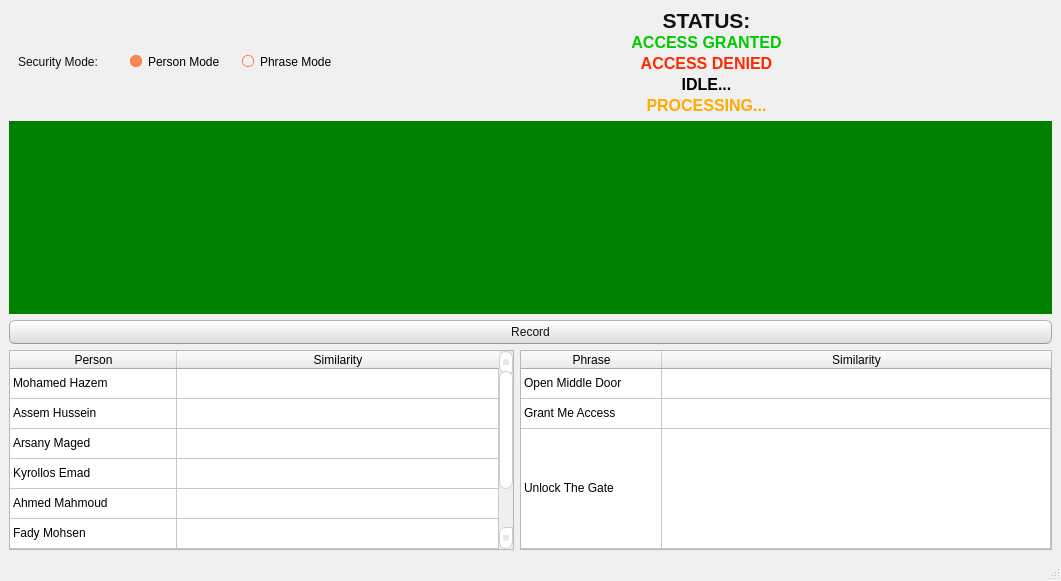
<?xml version="1.0" encoding="UTF-8"?>
<ui version="4.0">
 <class>MainWindow</class>
 <widget class="QMainWindow" name="MainWindow">
  <property name="geometry">
   <rect>
    <x>0</x>
    <y>0</y>
    <width>1061</width>
    <height>581</height>
   </rect>
  </property>
  <property name="windowTitle">
   <string>MainWindow</string>
  </property>
  <property name="styleSheet">
   <string notr="true">
      /*
      Ubuntu Style Sheet for QT Applications
          Author: Jaime A. Quiroga P.
          Company: GTRONICK
          Last updated: 01/10/2021 (dd/mm/yyyy), 15:18.
          Available at: https://github.com/GTRONICK/QSS/blob/master/Ubuntu.qss
          */
          QMainWindow {
            background-color:#f0f0f0;
          }
          QCheckBox {
            padding:2px;
          }
          QCheckBox:hover {
            border:1px solid rgb(255,150,60);
            border-radius:4px;
            padding: 1px;
            background-color:qlineargradient(spread:pad, x1:0.5, y1:1, x2:0.5, y2:0, stop:0 rgba(190, 90, 50, 50), stop:1 rgba(250, 130, 40, 50));
          }
          QCheckBox::indicator:checked {
            border:1px solid rgb(246, 134, 86);
            border-radius:4px;
              background-color:rgb(246, 134, 86)
          }
          QCheckBox::indicator:unchecked {
            border-width:1px solid rgb(246, 134, 86);
            border-radius:4px;
              background-color:rgb(255,255,255);
          }
          QColorDialog {
            background-color:#f0f0f0;
          }
          QComboBox {
            color:rgb(81,72,65);
            background: #ffffff;
          }
          QComboBox:editable {
            selection-color:rgb(81,72,65);
            selection-background-color: #ffffff;
          }
          QComboBox QAbstractItemView {
            selection-color: #ffffff;
            selection-background-color: rgb(246, 134, 86);
          }
          QComboBox:!editable:on, QComboBox::drop-down:editable:on {
            color:  #1e1d23;	
          }
          QDateTimeEdit, QDateEdit, QDoubleSpinBox, QFontComboBox {
            color:rgb(81,72,65);
            background-color: #ffffff;
          }

          QDialog {
            background-color:#f0f0f0;
          }

          QLabel,QLineEdit {
            color:rgb(17,17,17);
          }
          QLineEdit {
            background-color:rgb(255,255,255);
            selection-background-color:rgb(236,116,64);
          }
          QMenuBar {
            color:rgb(223,219,210);
            background-color:rgb(65,64,59);
          }
          QMenuBar::item {
            padding-top:4px;
            padding-left:4px;
            padding-right:4px;
            color:rgb(223,219,210);
            background-color:rgb(65,64,59);
          }
          QMenuBar::item:selected {
            color:rgb(255,255,255);
            padding-top:2px;
            padding-left:2px;
            padding-right:2px;
            border-top-width:2px;
            border-left-width:2px;
            border-right-width:2px;
            border-top-right-radius:4px;
            border-top-left-radius:4px;
            border-style:solid;
            background-color:rgb(65,64,59);
            border-top-color: rgb(47,47,44);
            border-right-color: qlineargradient(spread:pad, x1:0, y1:1, x2:1, y2:0, stop:0 rgba(90, 87, 78, 255), stop:1 rgba(47,47,44, 255));
            border-left-color:  qlineargradient(spread:pad, x1:1, y1:0, x2:0, y2:0, stop:0 rgba(90, 87, 78, 255), stop:1 rgba(47,47,44, 255));
          }
          QMenu {
            color:rgb(223,219,210);
            background-color:rgb(65,64,59);
          }
          QMenu::item {
            color:rgb(223,219,210);
            padding:4px 10px 4px 20px;
          }
          QMenu::item:selected {
            color:rgb(255,255,255);
            background-color: qlineargradient(spread:pad, x1:0.5, y1:1, x2:0.5, y2:0, stop:0 rgba(225, 108, 54, 255), stop:1 rgba(246, 134, 86, 255));
            border-style:solid;
            border-width:3px;
            padding:4px 7px 4px 17px;
            border-bottom-color:qlineargradient(spread:pad, x1:0.5, y1:1, x2:0.5, y2:0, stop:0 rgba(175,85,48,255), stop:1 rgba(236,114,67, 255));
            border-top-color:qlineargradient(spread:pad, x1:0.5, y1:1, x2:0.5, y2:0, stop:0 rgba(253,156,113,255), stop:1 rgba(205,90,46, 255));
            border-right-color:qlineargradient(spread:pad, x1:0, y1:0.5, x2:1, y2:0.5, stop:0 rgba(253,156,113,255), stop:1 rgba(205,90,46, 255));
            border-left-color:qlineargradient(spread:pad, x1:1, y1:0.5, x2:0, y2:0.5, stop:0 rgba(253,156,113,255), stop:1 rgba(205,90,46, 255));
          }
          QPlainTextEdit {
            border: 1px solid transparent;
            color:rgb(17,17,17);
            selection-background-color:rgb(236,116,64);
              background-color: #FFFFFF;
          }
          QProgressBar {
            text-align: center;
            color: rgb(0, 0, 0);
            border: 1px inset rgb(150,150,150); 
            border-radius: 10px;
            background-color:rgb(221,221,219);
          }
          QProgressBar::chunk:horizontal {
            background-color: qlineargradient(spread:pad, x1:0.5, y1:1, x2:0.5, y2:0, stop:0 rgba(225, 108, 54, 255), stop:1 rgba(246, 134, 86, 255));
            border:1px solid;
            border-radius:8px;
            border-bottom-color:qlineargradient(spread:pad, x1:0.5, y1:1, x2:0.5, y2:0, stop:0 rgba(175,85,48,255), stop:1 rgba(236,114,67, 255));
            border-top-color:qlineargradient(spread:pad, x1:0.5, y1:1, x2:0.5, y2:0, stop:0 rgba(253,156,113,255), stop:1 rgba(205,90,46, 255));
            border-right-color:qlineargradient(spread:pad, x1:0, y1:0.5, x2:1, y2:0.5, stop:0 rgba(253,156,113,255), stop:1 rgba(205,90,46, 255));
            border-left-color:qlineargradient(spread:pad, x1:1, y1:0.5, x2:0, y2:0.5, stop:0 rgba(253,156,113,255), stop:1 rgba(205,90,46, 255));
          }
          QPushButton{
            color:rgb(17,17,17);
            border-width: 1px;
            border-radius: 6px;
            border-bottom-color: rgb(150,150,150);
            border-right-color: rgb(165,165,165);
            border-left-color: rgb(165,165,165);
            border-top-color: rgb(180,180,180);
            border-style: solid;
            padding: 4px;
            background-color: qlineargradient(spread:pad, x1:0.5, y1:1, x2:0.5, y2:0, stop:0 rgba(220, 220, 220, 255), stop:1 rgba(255, 255, 255, 255));
          }
          QPushButton:hover{
            color:rgb(17,17,17);
            border-width: 1px;
            border-radius:6px;
            border-top-color: rgb(255,150,60);
            border-right-color: qlineargradient(spread:pad, x1:0, y1:1, x2:1, y2:0, stop:0 rgba(200, 70, 20, 255), stop:1 rgba(255,150,60, 255));
            border-left-color:  qlineargradient(spread:pad, x1:1, y1:0, x2:0, y2:0, stop:0 rgba(200, 70, 20, 255), stop:1 rgba(255,150,60, 255));
            border-bottom-color: rgb(200,70,20);
            border-style: solid;
            padding: 2px;
            background-color: qlineargradient(spread:pad, x1:0.5, y1:1, x2:0.5, y2:0, stop:0 rgba(220, 220, 220, 255), stop:1 rgba(255, 255, 255, 255));
          }
          QPushButton:default{
            color:rgb(17,17,17);
            border-width: 1px;
            border-radius:6px;
            border-top-color: rgb(255,150,60);
            border-right-color: qlineargradient(spread:pad, x1:0, y1:1, x2:1, y2:0, stop:0 rgba(200, 70, 20, 255), stop:1 rgba(255,150,60, 255));
            border-left-color:  qlineargradient(spread:pad, x1:1, y1:0, x2:0, y2:0, stop:0 rgba(200, 70, 20, 255), stop:1 rgba(255,150,60, 255));
            border-bottom-color: rgb(200,70,20);
            border-style: solid;
            padding: 2px;
            background-color: qlineargradient(spread:pad, x1:0.5, y1:1, x2:0.5, y2:0, stop:0 rgba(220, 220, 220, 255), stop:1 rgba(255, 255, 255, 255));
          }
          QPushButton:pressed{
            color:rgb(17,17,17);
            border-width: 1px;
            border-radius: 6px;
            border-width: 1px;
            border-top-color: rgba(255,150,60,200);
            border-right-color: qlineargradient(spread:pad, x1:0, y1:1, x2:1, y2:0, stop:0 rgba(200, 70, 20, 255), stop:1 rgba(255,150,60, 200));
            border-left-color:  qlineargradient(spread:pad, x1:1, y1:0, x2:0, y2:0, stop:0 rgba(200, 70, 20, 255), stop:1 rgba(255,150,60, 200));
            border-bottom-color: rgba(200,70,20,200);
            border-style: solid;
            padding: 2px;
            background-color: qlineargradient(spread:pad, x1:0.5, y1:0, x2:0.5, y2:1, stop:0 rgba(220, 220, 220, 255), stop:1 rgba(255, 255, 255, 255));
          }
          QPushButton:disabled{
            color:rgb(174,167,159);
            border-width: 1px;
            border-radius: 6px;
            background-color: qlineargradient(spread:pad, x1:0.5, y1:1, x2:0.5, y2:0, stop:0 rgba(200, 200, 200, 255), stop:1 rgba(230, 230, 230, 255));
          }
          QRadioButton {
            padding: 1px;
          }
          QRadioButton::indicator:checked {
            height: 10px;
            width: 10px;
            border-style:solid;
            border-radius:5px;
            border-width: 1px;
            border-color: rgba(246, 134, 86, 255);
            color: #a9b7c6;
            background-color:rgba(246, 134, 86, 255);
          }
          QRadioButton::indicator:!checked {
            height: 10px;
            width: 10px;
            border-style:solid;
            border-radius:5px;
            border-width: 1px;
            border-color: rgb(246, 134, 86);
            color: #a9b7c6;
            background-color: transparent;
          }
          QScrollArea {
            color: white;
            background-color:#f0f0f0;
          }
          QSlider::groove {
            border-style: solid;
            border-width: 1px;
            border-color: rgb(207,207,207);
          }
          QSlider::groove:horizontal {
            height: 5px;
            background: rgb(246, 134, 86);
          }
          QSlider::groove:vertical {
            width: 5px;
            background: rgb(246, 134, 86);
          }
          QSlider::handle:horizontal {
            background: rgb(253,253,253);
            border-style: solid;
            border-width: 1px;
            border-color: rgb(207,207,207);
            width: 12px;
            margin: -5px 0;
            border-radius: 7px;
          }
          QSlider::handle:vertical {
            background: rgb(253,253,253);
            border-style: solid;
            border-width: 1px;
            border-color: rgb(207,207,207);
            height: 12px;
            margin: 0 -5px;
            border-radius: 7px;
          }
          QSlider::add-page:horizontal, QSlider::add-page:vertical {
            background: white;
          }
          QSlider::sub-page:horizontal, QSlider::sub-page:vertical {
            background: rgb(246, 134, 86);
          }
          QStatusBar, QSpinBox {
            color:rgb(81,72,65);
          }
          QSpinBox {
            background-color: #ffffff;
          }
          QScrollBar:horizontal {
            max-height: 20px;
            border: 1px transparent;
            margin: 0px 20px 0px 20px;
          }
          QScrollBar::handle:horizontal {
            background: rgb(253,253,253);
            border: 1px solid rgb(207,207,207);
            border-radius: 7px;
            min-width: 25px;
          }
          QScrollBar::handle:horizontal:hover {
            background: rgb(253,253,253);
            border: 1px solid rgb(255,150,60);
            border-radius: 7px;
            min-width: 25px;
          }
          QScrollBar::add-line:horizontal {
              border: 1px solid rgb(207,207,207);
              border-top-right-radius: 7px;
              border-top-left-radius: 7px;
              border-bottom-right-radius: 7px;
              background: rgb(255, 255, 255);
              width: 20px;
              subcontrol-position: right;
              subcontrol-origin: margin;
          }
          QScrollBar::add-line:horizontal:hover {
              border: 1px solid rgb(255,150,60);
              border-top-right-radius: 7px;
              border-top-left-radius: 7px;
              border-bottom-right-radius: 7px;
              background: rgb(255, 255, 255);
              width: 20px;
              subcontrol-position: right;
              subcontrol-origin: margin;
          }
          QScrollBar::add-line:horizontal:pressed {
              border: 1px solid grey;
              border-top-left-radius: 7px;
              border-top-right-radius: 7px;
              border-bottom-right-radius: 7px;
              background: rgb(231,231,231);
              width: 20px;
              subcontrol-position: right;
              subcontrol-origin: margin;
          }
          QScrollBar::sub-line:horizontal {
              border: 1px solid rgb(207,207,207);
              border-top-right-radius: 7px;
              border-top-left-radius: 7px;
              border-bottom-left-radius: 7px;
              background: rgb(255, 255, 255);
              width: 20px;
              subcontrol-position: left;
              subcontrol-origin: margin;
          }
          QScrollBar::sub-line:horizontal:hover {
              border: 1px solid rgb(255,150,60);
              border-top-right-radius: 7px;
              border-top-left-radius: 7px;
              border-bottom-left-radius: 7px;
              background: rgb(255, 255, 255);
              width: 20px;
              subcontrol-position: left;
              subcontrol-origin: margin;
          }
          QScrollBar::sub-line:horizontal:pressed {
              border: 1px solid grey;
              border-top-right-radius: 7px;
              border-top-left-radius: 7px;
              border-bottom-left-radius: 7px;
              background: rgb(231,231,231);
              width: 20px;
              subcontrol-position: left;
              subcontrol-origin: margin;
          }
          QScrollBar::left-arrow:horizontal {
              border: 1px transparent grey;
              border-top-left-radius: 3px;
              border-bottom-left-radius: 3px;
              width: 6px;
              height: 6px;
              background: rgb(230,230,230);
          }
          QScrollBar::right-arrow:horizontal {
            border: 1px transparent grey;
            border-top-right-radius: 3px;
            border-bottom-right-radius: 3px;
              width: 6px;
              height: 6px;
            background: rgb(230,230,230);
          }
          QScrollBar::add-page:horizontal, QScrollBar::sub-page:horizontal {
            background: none;
          } 
          QScrollBar:vertical {
            max-width: 20px;
            border: 1px transparent grey;
            margin: 20px 0px 20px 0px;
          }
          QScrollBar::add-line:vertical {
            border: 1px solid;
            border-color: rgb(207,207,207);
            border-bottom-right-radius: 7px;
            border-bottom-left-radius: 7px;
            border-top-left-radius: 7px;
            background: rgb(255, 255, 255);
              height: 20px;
              subcontrol-position: bottom;
              subcontrol-origin: margin;
          }
          QScrollBar::add-line:vertical:hover {
              border: 1px solid;
              border-color: rgb(255,150,60);
              border-bottom-right-radius: 7px;
              border-bottom-left-radius: 7px;
              border-top-left-radius: 7px;
              background: rgb(255, 255, 255);
              height: 20px;
              subcontrol-position: bottom;
              subcontrol-origin: margin;
          }
          QScrollBar::add-line:vertical:pressed {
              border: 1px solid grey;
              border-bottom-left-radius: 7px;
              border-bottom-right-radius: 7px;
              border-top-left-radius: 7px;
              background: rgb(231,231,231);
              height: 20px;
              subcontrol-position: bottom;
              subcontrol-origin: margin;
          }
          QScrollBar::sub-line:vertical {
              border: 1px solid rgb(207,207,207);
              border-top-right-radius: 7px;
              border-top-left-radius: 7px;
              border-bottom-left-radius: 7px;
              background: rgb(255, 255, 255);
              height: 20px;
              subcontrol-position: top;
              subcontrol-origin: margin;
          }
          QScrollBar::sub-line:vertical:hover {
              border: 1px solid rgb(255,150,60);
              border-top-right-radius: 7px;
              border-top-left-radius: 7px;
              border-bottom-left-radius: 7px;
            background: rgb(255, 255, 255);
              height: 20px;
              subcontrol-position: top;
              subcontrol-origin: margin;
          }
          QScrollBar::sub-line:vertical:pressed {
              border: 1px solid grey;
              border-top-left-radius: 7px;
              border-top-right-radius: 7px;
              background: rgb(231,231,231);
            height: 20px;
              subcontrol-position: top;
              subcontrol-origin: margin;
          }
          QScrollBar::handle:vertical {
            background: rgb(253,253,253);
            border: 1px solid rgb(207,207,207);
            border-radius: 7px;
            min-height: 25px;
          }
          QScrollBar::handle:vertical:hover {
            background: rgb(253,253,253);
            border: 1px solid rgb(255,150,60);
            border-radius: 7px;
            min-height: 25px;
          }
          QScrollBar::up-arrow:vertical {
            border: 1px transparent grey;
              border-top-left-radius: 3px;
            border-top-right-radius: 3px;
              width: 6px;
              height: 6px;
              background: rgb(230,230,230);
          }
          QScrollBar::down-arrow:vertical {
              border: 1px transparent grey;
              border-bottom-left-radius: 3px;
              border-bottom-right-radius: 3px;
              width: 6px;
              height: 6px;
              background: rgb(230,230,230);
          }
          QScrollBar::add-page:vertical, QScrollBar::sub-page:vertical {
              background: none;
          }
          QTabWidget {
            color:rgb(0,0,0);
            background-color:rgb(247,246,246);
          }
          QTabWidget::pane {
            border-color: rgb(180,180,180);
            background-color:rgb(247,246,246);
            border-style: solid;
            border-width: 1px;
              border-radius: 6px;
          }
          QTabBar::tab {
            padding-left:4px;
            padding-right:4px;
            padding-bottom:2px;
            padding-top:2px;
            color:rgb(81,72,65);
              background-color: qlineargradient(spread:pad, x1:0.5, y1:1, x2:0.5, y2:0, stop:0 rgba(221,218,217,255), stop:1 rgba(240,239,238,255));
            border-style: solid;
            border-width: 1px;
              border-top-right-radius:4px;
            border-top-left-radius:4px;
            border-top-color: rgb(180,180,180);
            border-left-color: rgb(180,180,180);
            border-right-color: rgb(180,180,180);
            border-bottom-color: transparent;
          }
          QTabBar::tab:selected, QTabBar::tab:last:selected, QTabBar::tab:hover {
              background-color:rgb(247,246,246);
              margin-left: 0px;
              margin-right: 1px;
          }
          QTabBar::tab:!selected {
            margin-top: 1px;
            margin-right: 1px;
          }
          QTextEdit {
            border-width: 1px;
            border-style: solid;
            border-color:transparent;
            color:rgb(17,17,17);
            selection-background-color:rgb(236,116,64);
          }
          QTimeEdit, QToolBox, QToolBox::tab, QToolBox::tab:selected {
            color:rgb(81,72,65);
            background-color: #ffffff;
          }
    </string>
  </property>
  <widget class="QWidget" name="centralwidget">
   <layout class="QGridLayout" name="gridLayout">
    <item row="1" column="0" colspan="3">
     <layout class="QVBoxLayout" name="verticalLayout_2">
      <property name="sizeConstraint">
       <enum>QLayout::SetMaximumSize</enum>
      </property>
      <item>
       <widget class="PlotWidget" name="spectrogram" native="true">
        <property name="sizePolicy">
         <sizepolicy hsizetype="Preferred" vsizetype="Expanding">
          <horstretch>0</horstretch>
          <verstretch>0</verstretch>
         </sizepolicy>
        </property>
        <property name="styleSheet">
         <string notr="true">background:green;</string>
        </property>
       </widget>
      </item>
      <item>
       <widget class="QPushButton" name="btn_record">
        <property name="text">
         <string>Record</string>
        </property>
       </widget>
      </item>
     </layout>
    </item>
    <item row="2" column="0" colspan="3">
     <layout class="QHBoxLayout" name="horizontalLayout_2">
      <item>
       <widget class="QTableWidget" name="table_names">
        <property name="maximumSize">
         <size>
          <width>8000</width>
          <height>200</height>
         </size>
        </property>
        <attribute name="horizontalHeaderVisible">
         <bool>true</bool>
        </attribute>
        <attribute name="horizontalHeaderDefaultSectionSize">
         <number>167</number>
        </attribute>
        <attribute name="horizontalHeaderStretchLastSection">
         <bool>true</bool>
        </attribute>
        <attribute name="verticalHeaderVisible">
         <bool>false</bool>
        </attribute>
        <row>
         <property name="text">
          <string>New Row</string>
         </property>
        </row>
        <row>
         <property name="text">
          <string>New Row</string>
         </property>
        </row>
        <row>
         <property name="text">
          <string>New Row</string>
         </property>
        </row>
        <row>
         <property name="text">
          <string>New Row</string>
         </property>
        </row>
        <row>
         <property name="text">
          <string>New Row</string>
         </property>
        </row>
        <row>
         <property name="text">
          <string>New Row</string>
         </property>
        </row>
        <row>
         <property name="text">
          <string>New Row</string>
         </property>
        </row>
        <row>
         <property name="text">
          <string>New Row</string>
         </property>
        </row>
        <column>
         <property name="text">
          <string>Person</string>
         </property>
        </column>
        <column>
         <property name="text">
          <string>Similarity</string>
         </property>
        </column>
        <item row="0" column="0">
         <property name="text">
          <string>Mohamed Hazem</string>
         </property>
         <property name="checkState">
          <enum>Unchecked</enum>
         </property>
        </item>
        <item row="1" column="0">
         <property name="text">
          <string>Assem Hussein</string>
         </property>
         <property name="checkState">
          <enum>Unchecked</enum>
         </property>
        </item>
        <item row="2" column="0">
         <property name="text">
          <string>Arsany Maged</string>
         </property>
         <property name="checkState">
          <enum>Unchecked</enum>
         </property>
        </item>
        <item row="3" column="0">
         <property name="text">
          <string>Kyrollos Emad</string>
         </property>
         <property name="checkState">
          <enum>Unchecked</enum>
         </property>
        </item>
        <item row="4" column="0">
         <property name="text">
          <string>Ahmed Mahmoud</string>
         </property>
         <property name="checkState">
          <enum>Unchecked</enum>
         </property>
        </item>
        <item row="5" column="0">
         <property name="text">
          <string>Fady Mohsen</string>
         </property>
         <property name="checkState">
          <enum>Unchecked</enum>
         </property>
        </item>
        <item row="6" column="0">
         <property name="text">
          <string>Shehab Mohamed</string>
         </property>
         <property name="checkState">
          <enum>Unchecked</enum>
         </property>
        </item>
        <item row="7" column="0">
         <property name="text">
          <string>Mohamed Aziz</string>
         </property>
         <property name="checkState">
          <enum>Unchecked</enum>
         </property>
        </item>
       </widget>
      </item>
      <item>
       <widget class="QTableWidget" name="table_words">
        <property name="maximumSize">
         <size>
          <width>8000</width>
          <height>200</height>
         </size>
        </property>
        <property name="sizeAdjustPolicy">
         <enum>QAbstractScrollArea::AdjustToContentsOnFirstShow</enum>
        </property>
        <property name="alternatingRowColors">
         <bool>false</bool>
        </property>
        <property name="showGrid">
         <bool>true</bool>
        </property>
        <property name="gridStyle">
         <enum>Qt::SolidLine</enum>
        </property>
        <attribute name="horizontalHeaderDefaultSectionSize">
         <number>141</number>
        </attribute>
        <attribute name="horizontalHeaderShowSortIndicator" stdset="0">
         <bool>false</bool>
        </attribute>
        <attribute name="horizontalHeaderStretchLastSection">
         <bool>true</bool>
        </attribute>
        <attribute name="verticalHeaderVisible">
         <bool>false</bool>
        </attribute>
        <attribute name="verticalHeaderCascadingSectionResizes">
         <bool>true</bool>
        </attribute>
        <attribute name="verticalHeaderShowSortIndicator" stdset="0">
         <bool>false</bool>
        </attribute>
        <attribute name="verticalHeaderStretchLastSection">
         <bool>true</bool>
        </attribute>
        <row>
         <property name="text">
          <string>New Row</string>
         </property>
        </row>
        <row>
         <property name="text">
          <string>New Row</string>
         </property>
        </row>
        <row>
         <property name="text">
          <string>New Row</string>
         </property>
        </row>
        <column>
         <property name="text">
          <string>Phrase</string>
         </property>
         <property name="background">
          <color>
           <red>255</red>
           <green>30</green>
           <blue>30</blue>
          </color>
         </property>
         <property name="foreground">
          <brush brushstyle="SolidPattern">
           <color alpha="255">
            <red>0</red>
            <green>0</green>
            <blue>0</blue>
           </color>
          </brush>
         </property>
        </column>
        <column>
         <property name="text">
          <string>Similarity</string>
         </property>
        </column>
        <item row="0" column="0">
         <property name="text">
          <string>Open Middle Door</string>
         </property>
         <property name="flags">
          <set>ItemIsEnabled</set>
         </property>
        </item>
        <item row="0" column="1">
         <property name="text">
          <string/>
         </property>
         <property name="flags">
          <set>ItemIsEnabled</set>
         </property>
        </item>
        <item row="1" column="0">
         <property name="text">
          <string>Grant Me Access</string>
         </property>
         <property name="flags">
          <set>ItemIsEnabled</set>
         </property>
        </item>
        <item row="1" column="1">
         <property name="text">
          <string/>
         </property>
         <property name="flags">
          <set>ItemIsEnabled</set>
         </property>
        </item>
        <item row="2" column="0">
         <property name="text">
          <string>Unlock The Gate</string>
         </property>
         <property name="flags">
          <set>ItemIsEnabled</set>
         </property>
        </item>
        <item row="2" column="1">
         <property name="text">
          <string/>
         </property>
         <property name="flags">
          <set>ItemIsEnabled</set>
         </property>
        </item>
       </widget>
      </item>
     </layout>
    </item>
    <item row="0" column="0">
     <widget class="QWidget" name="wgt_mode" native="true">
      <property name="sizePolicy">
       <sizepolicy hsizetype="Minimum" vsizetype="Minimum">
        <horstretch>0</horstretch>
        <verstretch>0</verstretch>
       </sizepolicy>
      </property>
      <layout class="QHBoxLayout" name="horizontalLayout">
       <property name="sizeConstraint">
        <enum>QLayout::SetMinimumSize</enum>
       </property>
       <item>
        <widget class="QLabel" name="label_security_mode">
         <property name="sizePolicy">
          <sizepolicy hsizetype="Minimum" vsizetype="Minimum">
           <horstretch>0</horstretch>
           <verstretch>0</verstretch>
          </sizepolicy>
         </property>
         <property name="maximumSize">
          <size>
           <width>16777215</width>
           <height>22</height>
          </size>
         </property>
         <property name="text">
          <string>Security Mode:</string>
         </property>
        </widget>
       </item>
       <item>
        <widget class="QRadioButton" name="chk_person">
         <property name="text">
          <string>Person Mode</string>
         </property>
         <property name="checked">
          <bool>true</bool>
         </property>
         <attribute name="buttonGroup">
          <string notr="true">buttonGroup</string>
         </attribute>
        </widget>
       </item>
       <item>
        <widget class="QRadioButton" name="chk_phrase">
         <property name="text">
          <string>Phrase Mode</string>
         </property>
         <attribute name="buttonGroup">
          <string notr="true">buttonGroup</string>
         </attribute>
        </widget>
       </item>
      </layout>
     </widget>
    </item>
    <item row="0" column="1" colspan="2">
     <widget class="QWidget" name="wgt_status" native="true">
      <property name="sizePolicy">
       <sizepolicy hsizetype="Preferred" vsizetype="Minimum">
        <horstretch>0</horstretch>
        <verstretch>0</verstretch>
       </sizepolicy>
      </property>
      <layout class="QVBoxLayout" name="verticalLayout">
       <property name="spacing">
        <number>2</number>
       </property>
       <property name="sizeConstraint">
        <enum>QLayout::SetMinimumSize</enum>
       </property>
       <property name="leftMargin">
        <number>0</number>
       </property>
       <property name="topMargin">
        <number>0</number>
       </property>
       <property name="rightMargin">
        <number>0</number>
       </property>
       <property name="bottomMargin">
        <number>0</number>
       </property>
       <item>
        <widget class="QLabel" name="label_status">
         <property name="sizePolicy">
          <sizepolicy hsizetype="Minimum" vsizetype="Minimum">
           <horstretch>0</horstretch>
           <verstretch>0</verstretch>
          </sizepolicy>
         </property>
         <property name="maximumSize">
          <size>
           <width>16777215</width>
           <height>22</height>
          </size>
         </property>
         <property name="font">
          <font>
           <pointsize>16</pointsize>
           <bold>true</bold>
          </font>
         </property>
         <property name="text">
          <string>STATUS:</string>
         </property>
         <property name="alignment">
          <set>Qt::AlignCenter</set>
         </property>
        </widget>
       </item>
       <item>
        <widget class="QLabel" name="label_state_granted">
         <property name="sizePolicy">
          <sizepolicy hsizetype="Minimum" vsizetype="Minimum">
           <horstretch>0</horstretch>
           <verstretch>0</verstretch>
          </sizepolicy>
         </property>
         <property name="maximumSize">
          <size>
           <width>16777215</width>
           <height>20</height>
          </size>
         </property>
         <property name="font">
          <font>
           <pointsize>12</pointsize>
           <bold>true</bold>
          </font>
         </property>
         <property name="styleSheet">
          <string notr="true">color:rgb(0, 203, 0);</string>
         </property>
         <property name="text">
          <string>ACCESS GRANTED</string>
         </property>
         <property name="alignment">
          <set>Qt::AlignCenter</set>
         </property>
        </widget>
       </item>
       <item>
        <widget class="QLabel" name="label_state_denied">
         <property name="sizePolicy">
          <sizepolicy hsizetype="Minimum" vsizetype="Minimum">
           <horstretch>0</horstretch>
           <verstretch>0</verstretch>
          </sizepolicy>
         </property>
         <property name="maximumSize">
          <size>
           <width>16777215</width>
           <height>20</height>
          </size>
         </property>
         <property name="font">
          <font>
           <pointsize>12</pointsize>
           <bold>true</bold>
          </font>
         </property>
         <property name="styleSheet">
          <string notr="true">color:rgb(255, 42, 0)</string>
         </property>
         <property name="text">
          <string>ACCESS DENIED</string>
         </property>
         <property name="alignment">
          <set>Qt::AlignCenter</set>
         </property>
        </widget>
       </item>
       <item>
        <widget class="QLabel" name="label_state_idle">
         <property name="sizePolicy">
          <sizepolicy hsizetype="Minimum" vsizetype="Minimum">
           <horstretch>0</horstretch>
           <verstretch>0</verstretch>
          </sizepolicy>
         </property>
         <property name="maximumSize">
          <size>
           <width>16777215</width>
           <height>20</height>
          </size>
         </property>
         <property name="font">
          <font>
           <pointsize>12</pointsize>
           <bold>true</bold>
          </font>
         </property>
         <property name="styleSheet">
          <string notr="true">color:rgb(0, 0, 0);</string>
         </property>
         <property name="text">
          <string>IDLE...</string>
         </property>
         <property name="alignment">
          <set>Qt::AlignCenter</set>
         </property>
        </widget>
       </item>
       <item>
        <widget class="QLabel" name="label_state_processing">
         <property name="sizePolicy">
          <sizepolicy hsizetype="Minimum" vsizetype="Minimum">
           <horstretch>0</horstretch>
           <verstretch>0</verstretch>
          </sizepolicy>
         </property>
         <property name="maximumSize">
          <size>
           <width>16777215</width>
           <height>20</height>
          </size>
         </property>
         <property name="font">
          <font>
           <pointsize>12</pointsize>
           <bold>true</bold>
          </font>
         </property>
         <property name="styleSheet">
          <string notr="true">color:rgb(255, 170, 0)</string>
         </property>
         <property name="text">
          <string>PROCESSING...</string>
         </property>
         <property name="alignment">
          <set>Qt::AlignCenter</set>
         </property>
        </widget>
       </item>
      </layout>
     </widget>
    </item>
   </layout>
  </widget>
  <widget class="QMenuBar" name="menubar">
   <property name="geometry">
    <rect>
     <x>0</x>
     <y>0</y>
     <width>1061</width>
     <height>21</height>
    </rect>
   </property>
  </widget>
  <widget class="QStatusBar" name="statusbar"/>
 </widget>
 <customwidgets>
  <customwidget>
   <class>PlotWidget</class>
   <extends>QWidget</extends>
   <header>pyqtgraph</header>
   <container>1</container>
  </customwidget>
 </customwidgets>
 <resources/>
 <connections/>
 <buttongroups>
  <buttongroup name="buttonGroup"/>
 </buttongroups>
</ui>
